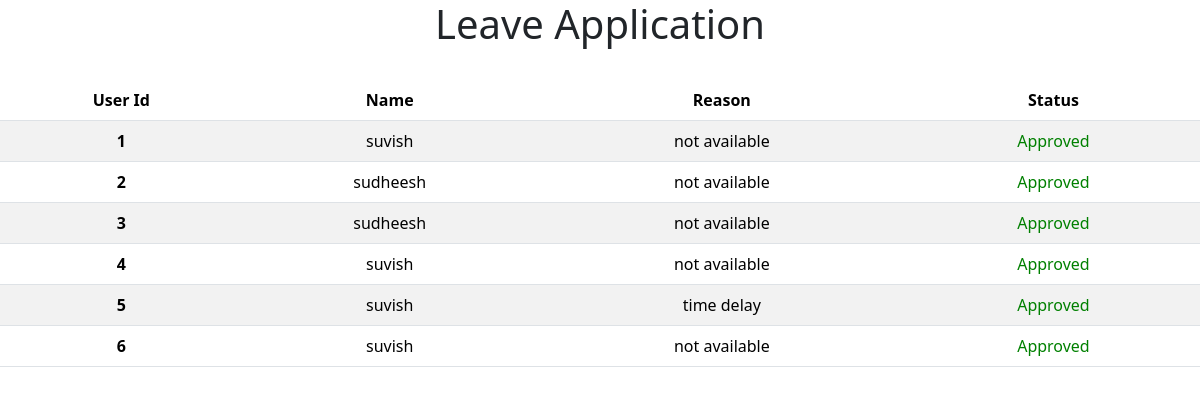
Screenshot of /Viewleaveaplications with the database file from the repository.
### kktechapp/models.py (models this page shows, shortened)
class LeaveApplication(models.Model):
    empname = models.CharField(max_length=50, null=True)
    reason = models.CharField(max_length=100, null=True)
    approval = models.BooleanField(default=False, null=True)
    usr = models.ForeignKey(User, on_delete=models.CASCADE,null=True,blank=True)

### kktechapp/views.py (the view)
# urls.py: path('Viewleaveaplications', views.Viewleaveaplications, name="Viewleaveaplications"),
def Viewleaveaplications(request):
    applications = LeaveApplication.objects.all()
    return render(request, "General/Viewleaveaplications.html",{"applications":applications})

### templates/General/Viewleaveaplications.html (shortened to what this page needs)
<!doctype html>
<html lang="en">
  <head>
    <link href="https://cdn.jsdelivr.net/npm/bootstrap@5.3.1/dist/css/bootstrap.min.css" rel="stylesheet">
  </head>
  <body>
    <h1 style="text-align: center;">Leave Application</h1><br>
    <table class="table table-striped">
        <thead>
          <tr>
            <th scope="col">User Id</th>
            <th scope="col">Name</th>
            <th scope="col">Reason</th>
            <th scope="col">Status</th>
          </tr>
        </thead>
        <tbody>
            {% for i in applications %}
          <tr>
            <th scope="row">{{i.id}}</th>
            <td>{{i.empname}}</td>
            <td>{{i.reason}}</td>
            {% if i.approval %}
                <td style="color: green;">Approved</td>
            {% else %}
                <td style="color: red;">Pending</td>
            {% endif %}
          </tr>
          {% endfor %}
        </tbody>
      </table>
  </body>
</html>

### templates/General/Viewleaveaplications.html (style rules this page uses)
td,th { text-align: center; }

### rows the page displays
LeaveApplication: id "1", empname "suvish", reason "not available", approval "Approved"
LeaveApplication: id "2", empname "sudheesh", reason "not available", approval "Approved"
LeaveApplication: id "3", empname "sudheesh", reason "not available", approval "Approved"
LeaveApplication: id "4", empname "suvish", reason "not available", approval "Approved"
LeaveApplication: id "5", empname "suvish", reason "time delay", approval "Approved"
LeaveApplication: id "6", empname "suvish", reason "not available", approval "Approved"
